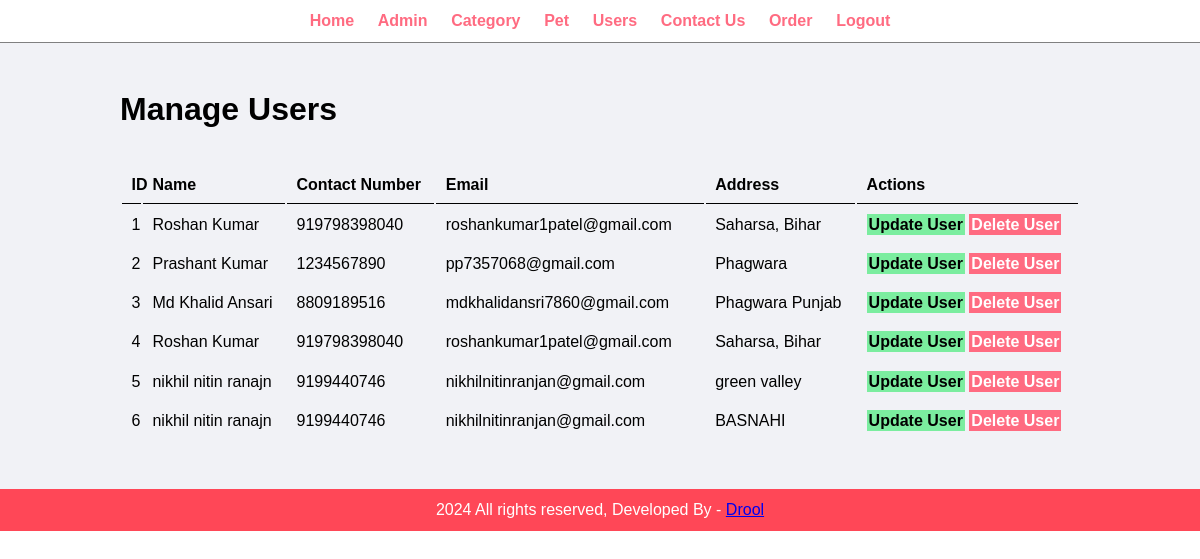
The page /admin/manage-user.php (signed in) on the database its author committed.
### tables this page shows
CREATE TABLE `users` (
  `id` int(10) UNSIGNED NOT NULL,
  `first_name` varchar(25) NOT NULL,
  `last_name` varchar(25) NOT NULL,
  `contact_number` bigint(10) NOT NULL,
  `email` varchar(30) NOT NULL,
  `password` varchar(15) NOT NULL,
  `address` varchar(300) NOT NULL
);

### admin/manage-user.php (the view, shortened to what this page needs)
<?php include('partials/menu.php'); ?>
<div class="main-content">
    <div class="wrapper">
        <h1>Manage Users</h1>
        <br><br>
        <table class="tbl-full">
            <tr>
                <th>ID</th>
                <th>Name</th>
                <th>Contact Number</th>
                <th>Email</th>
                <th>Address</th>
                <th>Actions</th>
            </tr>
            <?php
                $sql = "SELECT * FROM users";
                $res = mysqli_query($conn, $sql);
                if($res == TRUE) {
                    $count = mysqli_num_rows($res);
                    if($count > 0) {
                        while($row = mysqli_fetch_assoc($res)) {
                            $id = $row['id'];
                            $fname = $row['first_name'];
                            $lname = $row['last_name'];
                            $number = $row['contact_number'];
                            $email = $row['email'];
                            $address = $row['address'];
                            $name = $fname . " " . $lname;
                            ?>
                            <tr>
                                <td><?php echo $id; ?></td>
                                <td><?php echo $name; ?></td>
                                <td><?php echo $number; ?></td>
                                <td><?php echo $email; ?></td>
                                <td><?php echo $address; ?></td>
                                <td>
                                    <a href="update-user.php?id=<?php echo $id; ?>" class="btn-secondary">Update User</a>
                                    <a href="delete-user.php?id=<?php echo $id; ?>" class="btn-danger">Delete User</a>
                                </td>
                            </tr>
                            <?php
                        }
                    } else {
                        echo "<tr><td colspan='5' class='error'>No Users Added Yet.</td></tr>";
                    }
                }
            ?>
        </table>
    </div>
</div>
<?php include('partials/footer.php'); ?>

### admin/partials/menu.php (shortened to what this page needs)
<html>
    <head>
        <link rel="stylesheet" href="../css/admin.css">
    </head>
    <body>
        <div class="menu text-center">
            <div class="wrapper">
                <ul>
                    <li><a href="index.php">Home</a></li>
                    <li><a href="manage-admin.php">Admin</a></li>
                    <li><a href="manage-category.php">Category</a></li>
                    <li><a href="manage-pet.php">Pet</a></li>
                    <li><a href="manage-user.php">Users</a></li>
                    <li><a href="contact-user.php">Contact Us</a></li>
                    <li><a href="manage-order.php">Order</a></li>
                    <li><a href="logout.php">Logout</a></li>
                </ul>
            </div>
        </div>

### admin/partials/footer.php
<div class="footer">
            <div class="wrapper">
                <p class="text-center">2024 All rights reserved, Developed By - <a href="#"> Drool </a></p>
            </div>
        </div>
    </body>
</html>

### css/admin.css (style rules this page uses)
* { margin: 0; padding: 0; font-family: Arial, Helvetica, sans-serif; }
.wrapper { padding: 1%; width: 80%; margin: 0 auto; }
.text-center { text-align: center; }
.tbl-full { width: 100%; }
table tr th { border-bottom: 1px solid black; padding: 1%; text-align: left; }
table tr td { padding: 1%; }
.btn-secondary { background-color: #7bed9f; padding: 1%; color: black; text-decoration: none; font-weight: bold; }
.btn-danger { background-color: #ff6b81; padding: 1%; color: white; text-decoration: none; font-weight: bold; }
.menu { border-bottom: 1px solid grey; }
.menu ul { list-style-type: none; }
.menu ul li { display: inline; padding: 1%; }
.menu ul li a { text-decoration: none; font-weight: bold; color: #ff6b81; }
.main-content { background-color: #f1f2f6; padding: 3% 0; }
.footer { background-color: #ff4757; color: white; }

### rows shown on the page
users: id "1", name "Roshan Kumar", contact_number "919798398040", email "roshankumar1patel@gmail.com", address "Saharsa, Bihar"
users: id "2", name "Prashant Kumar", contact_number "1234567890", email "pp7357068@gmail.com", address "Phagwara"
users: id "3", name "Md Khalid Ansari", contact_number "8809189516", email "mdkhalidansri7860@gmail.com", address "Phagwara Punjab"
users: id "4", name "Roshan Kumar", contact_number "919798398040", email "roshankumar1patel@gmail.com", address "Saharsa, Bihar"
users: id "5", name "nikhil nitin ranajn", contact_number "9199440746", email "nikhilnitinranjan@gmail.com", address "green valley"
users: id "6", name "nikhil nitin ranajn", contact_number "9199440746", email "nikhilnitinranjan@gmail.com", address "BASNAHI"
